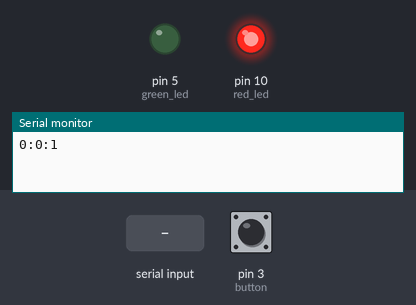
This sketch was run on a simulated Arduino Uno, built with avr-gcc and run on an emulated ATmega328P. Parts: output pins drawn as LEDs (lit = HIGH), the last lines printed to the serial monitor. Dashed ring = blinking. The test bench sets the inputs (shaded band); at power-on: pin 3 (button) LOW. Sleep ends after the set time or at an interrupt.

Above: at 1.2 s.
1.3 s: "90,45,200\n" received over Serial
At 2.3 s:
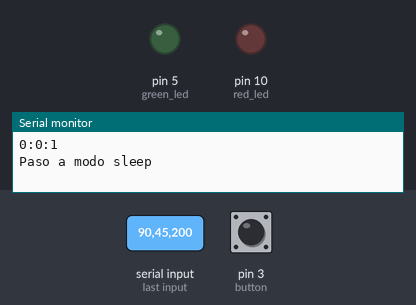
2.8 s: pin 3 (button) pulled HIGH for 0.15 s
At 4.3 s:
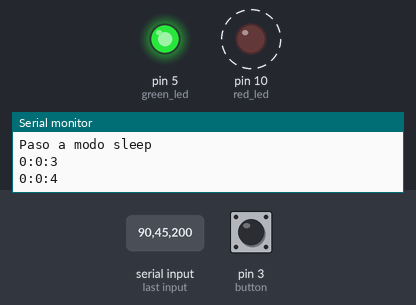
5.9 s: "30,150,10\n" received over Serial
At 7.0 s:
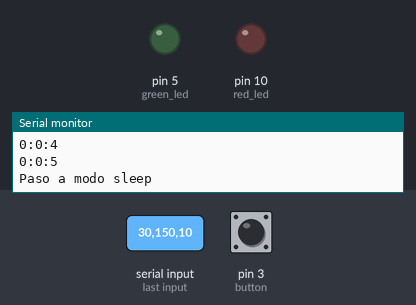
7.4 s: pin 3 (button) pulled HIGH for 1 s
At 8.5 s:
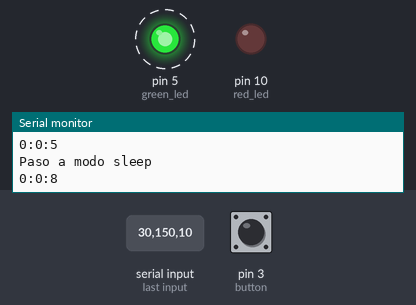
Timing chart, 0 to 12.4 s (numbered marks = the images above; inputs shaded):
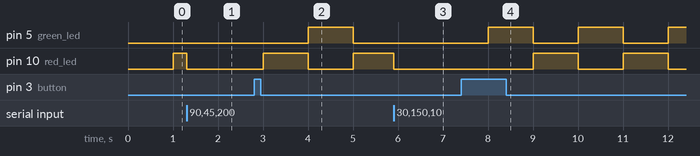

Measured:
- after the input at 1.3 s, pin 5 (green_led): stays LOW (without the input it goes to HIGH after 0.70 s); pin 10 (red_led): HIGH → LOW after 0.00 s instead of 0.70 s
- after the input at 2.8 s, pin 5 (green_led): LOW → HIGH after 1.2 s, → LOW 1.0 s later; pin 10 (red_led): LOW → HIGH after 0.20 s, → LOW 1.0 s later, → HIGH 1.0 s later
- after the input at 5.9 s, pin 5 (green_led): stays LOW (without the input it goes to HIGH after 0.10 s)
- after the input at 7.4 s, pin 5 (green_led): alternates HIGH for 1.0 s and LOW for 1.0 s, starting after 0.60 s; pin 10 (red_led): alternates HIGH for 1.0 s and LOW for 1.0 s, starting after 1.6 s

The sketch:

p2_clock.ino
```cpp
#include <avr/sleep.h>
#include <MsTimer2.h>

const int button = 3;
const int red_led = 10;
const int green_led = 5;

const String point = ":";

int total_recv = 0;
char data[9];

volatile boolean keep_sleeping = false;
volatile unsigned long counter = 0;
unsigned long last_print = 0;
volatile boolean tick = false;

void setup() {
    randomSeed(analogRead(0));
    Serial.begin(115200);
    pinMode(button, INPUT);
    pinMode(red_led, OUTPUT);
    pinMode(green_led, OUTPUT);
    attachInterrupt(1, wakeUp, HIGH);
    MsTimer2::set(1000, handleTimer);
    MsTimer2::start();
}

void handleTimer() {
    counter++;
    tick = !tick;
    if (keep_sleeping) {
        sleepNow();
    } else {
        if (tick) {
            digitalWrite(green_led, LOW);
            digitalWrite(red_led, HIGH);
        } else {
            digitalWrite(red_led, LOW);
            digitalWrite(green_led, HIGH);
        }

        if (last_print < counter) {
            Serial.println(currentTime(counter));
            last_print = counter;
        }
    }
}

String currentTime(unsigned long raw_seconds) {
    unsigned long total_seconds = raw_seconds % 86400;
    unsigned long hours = total_seconds / 3600;
    unsigned long minutes = (total_seconds - (3600 * hours)) / 60;
    unsigned long seconds = total_seconds - (minutes * 60) - (hours * 3600);
    String time = hours + point + minutes + point + seconds;
    return time;
}

unsigned int parseInt(char frst, char scnd) {
    unsigned int first_char = frst - 48;
    unsigned int second_char = scnd - 48;
    return (first_char * 10) + second_char;
}

boolean isInt(char point) {
    return (point > 47 && point < 58);
}

unsigned long parseTime(char time_str[], int size) {
    char accum[8];
    int acc = 0;
    long result[3] = {0,0,0};
    int res = 0;
    for (int i = 0; i < size; i++) {
        char code = time_str[i];
        if (isInt(code)) {
            accum[acc++] = code;
        } else {
            long parsed;
            if (acc > 1) {
                parsed = parseInt(accum[0], accum[1]);
            } else {
                parsed = parseInt('0', accum[0]);
            }
            result[res++] = parsed;
            acc = 0;
        }
    }
    return (result[0] * 3600) + (result[1] * 60) + result[2];
}

void sleepNow() {
    digitalWrite(green_led, LOW);
    digitalWrite(red_led, LOW);
    keep_sleeping = true;
    sleep_enable();
    set_sleep_mode(SLEEP_MODE_PWR_SAVE);
    sei();
    sleep_cpu();
    sleep_disable();
}

void adjust() {
    if (Serial.available()) {
        char recv = Serial.read();
        if (total_recv < 9) {
            data[total_recv++] = recv;
        }
        if (recv == '\n') {
            if (total_recv < 10) {
                unsigned long new_counter = parseTime(data, total_recv);
                if (new_counter > 86400) {
                    Serial.println("Paso a modo sleep");
                    Serial.flush();
                    sleepNow();
                } else {
                    counter = new_counter;
                    last_print = 0;
                }
            }
            total_recv = 0;
        }
    }
}

void wakeUp() {
    sleep_disable();
    keep_sleeping = false;
}

void loop() {
    if (!keep_sleeping) {
        adjust();
    } else {
        Serial.read();
    }
}
```
